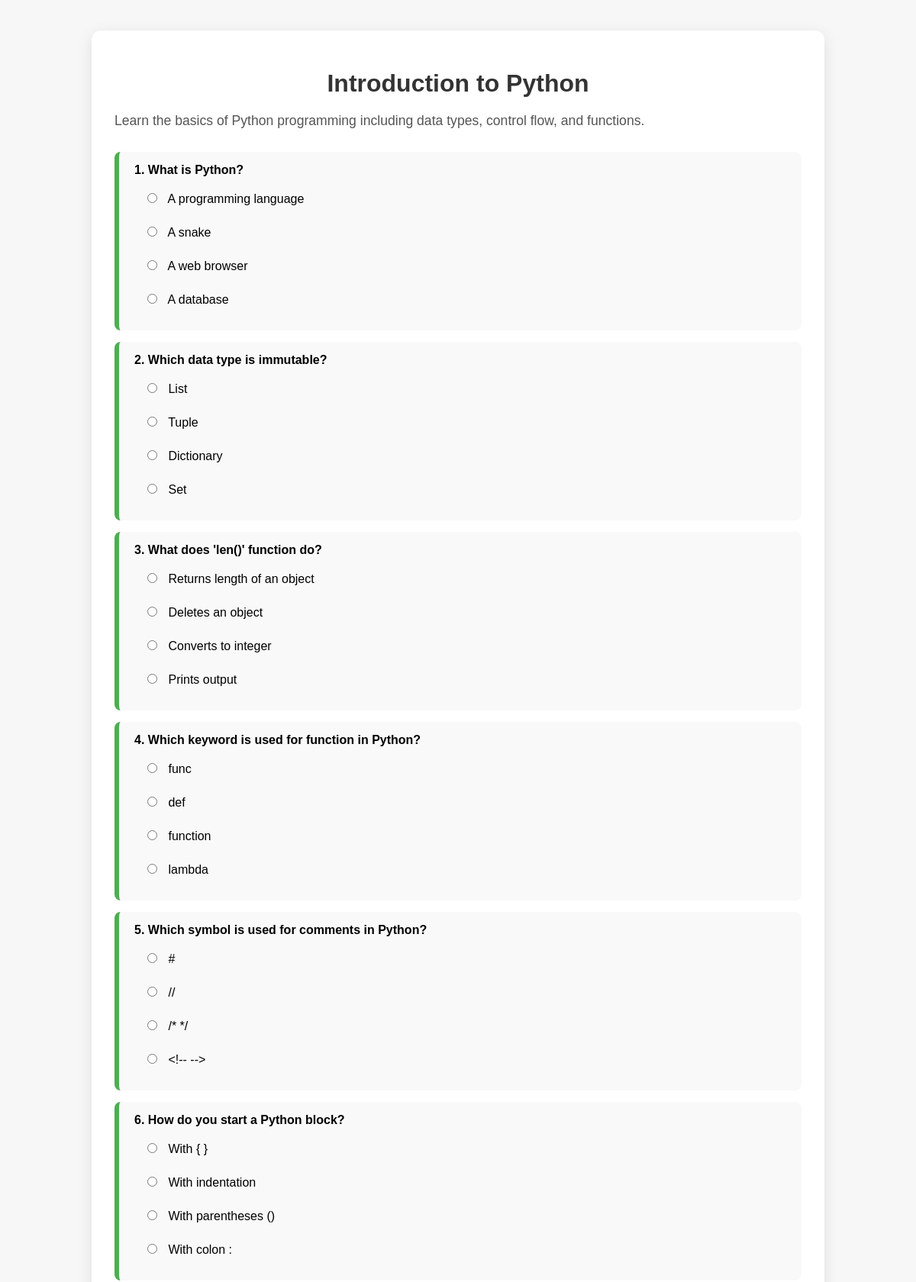
/course/lesson/2/ (upper part), run on the app's committed database.
### course/models.py (models this page shows, shortened)
class Lesson(models.Model):
    course = models.ForeignKey(Course, on_delete=models.CASCADE)
    title = models.CharField(max_length=200)
    description = models.TextField(blank=True)

class Question(models.Model):
    lesson = models.ForeignKey(Lesson, on_delete=models.CASCADE)
    question_text = models.CharField(max_length=200)
    grade = models.IntegerField(default=1)

class Choice(models.Model):
    question = models.ForeignKey(Question, on_delete=models.CASCADE)
    choice_text = models.CharField(max_length=200)
    is_correct = models.BooleanField(default=False)

### course/views.py (the view, shortened to what this page needs)
# urls.py: path('lesson/<int:lesson_id>/', views.lesson_detail, name='lesson_detail'),
def lesson_detail(request, lesson_id):
    lesson = get_object_or_404(Lesson, id=lesson_id)
    questions = lesson.question_set.all()
    return render(request, "course/lesson_detail.html", {
        "lesson": lesson,
        "questions": questions
    })

### course/templates/course/lesson_detail.html (shortened to what this page needs)
<!DOCTYPE html>
<html>
<head>
</head>
<body>
<div class="container">
    <h1>{{ lesson.title }}</h1>
    <p class="lesson-desc">{{ lesson.description }}</p>
    <form method="post">
        {% for question in questions %}
            <div class="question">
                <p>{{ forloop.counter }}. {{ question.question_text }}</p>
                <div class="choices">
                    {% for choice in question.choice_set.all %}
                        <label>
                            <input type="radio" name="{{ question.id }}" value="{{ choice.id }}">
                            {{ choice.choice_text }}
                        </label>
                    {% endfor %}
                </div>
            </div>
        {% endfor %}
    </form>
</div>
</body>
</html>

### course/templates/course/lesson_detail.html (style rules this page uses)
body { font-family: Arial, sans-serif; background: #f7f7f7; margin: 0; padding: 0; }
.container { max-width: 900px; margin: 40px auto; background: white; padding: 30px; border-radius: 12px; box-shadow: 0 5px 20px rgba(0,0,0,0.1); }
h1 { text-align: center; color: #333; margin-bottom: 20px; }
p.lesson-desc { font-size: 1.1em; color: #555; margin-bottom: 30px; }
.question { background: #f9f9f9; padding: 15px 20px; border-radius: 8px; margin-bottom: 15px; border-left: 6px solid #4CAF50; }
.question p { margin: 0 0 10px 0; font-weight: bold; }
.choices label { display: block; margin-bottom: 8px; cursor: pointer; padding: 8px 12px; border-radius: 6px; transition: 0.2s; }
.choices input[type="radio"] { margin-right: 10px; }

### data on the page
Lesson: title "Introduction to Python", description "Learn the basics of Python programming including data types, control flow, and functions."
Question: question_text "What is Python?"
Choice: choice_text "A programming language"
Choice: choice_text "A snake"
Choice: choice_text "A web browser"
Choice: choice_text "A database"
Question: question_text "Which data type is immutable?"
Choice: choice_text "List"
Choice: choice_text "Tuple"
Choice: choice_text "Dictionary"
Choice: choice_text "Set"
Question: question_text "What does 'len()' function do?"
Choice: choice_text "Returns length of an object"
Choice: choice_text "Deletes an object"
Choice: choice_text "Converts to integer"
Choice: choice_text "Prints output"
Question: question_text "Which keyword is used for function in Python?"
Choice: choice_text "func"
Choice: choice_text "def"
Choice: choice_text "function"
Choice: choice_text "lambda"
Question: question_text "Which symbol is used for comments in Python?"
Choice: choice_text "#"
Choice: choice_text "//"
Choice: choice_text "/* */"
Choice: choice_text "<!-- -->"
Question: question_text "How do you start a Python block?"
Choice: choice_text "With { }"
Choice: choice_text "With indentation"
Choice: choice_text "With parentheses ()"
Choice: choice_text "With colon :"
